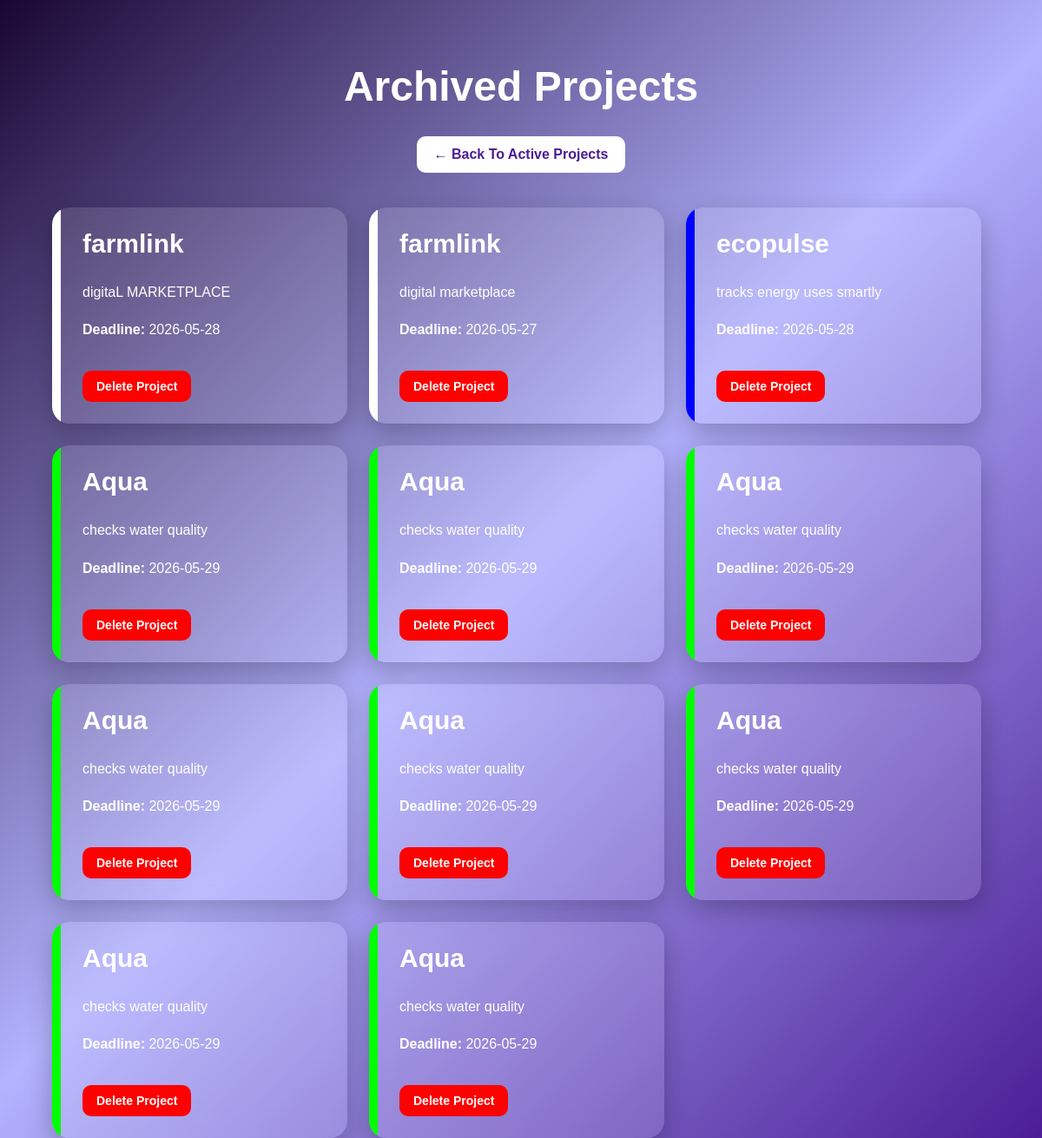
The app's page /TASK2/views/projects/archived_projects.php (signed in) with its own data.
### tables this page shows
CREATE TABLE `projects` (
  `id` int(11) NOT NULL,
  `workspace_id` int(11) DEFAULT NULL,
  `name` varchar(100) DEFAULT NULL,
  `description` text DEFAULT NULL,
  `deadline` date DEFAULT NULL,
  `color_label` varchar(20) DEFAULT NULL,
  `is_archived` tinyint(4) DEFAULT 0,
  `created_at` timestamp NOT NULL DEFAULT current_timestamp()
);

### TASK2/models/ProjectModel.php (called while the page is built, shortened)
<?php
require_once(__DIR__ . "/../config/database.php");
class ProjectModel
{
    public function getArchivedProjects()
    {
        global $conn;
        $sql = "SELECT *
                FROM projects
                WHERE is_archived = 1";
        return $conn->query($sql);
    }
}
?>

### TASK2/views/projects/archived_projects.php (the view, shortened to what this page needs)
<?php
require_once __DIR__ . '/../../includes/init.php';
require_once __DIR__ . '/../../models/ProjectModel.php';
$model = new ProjectModel();
$projects = $model->getArchivedProjects();
?>
<!DOCTYPE html>
<html>
<head>
    <link rel="stylesheet"
    href="../../assets/css/style.css">
</head>
<body>
<div class="page-container">
    <div style="width:100%; max-width:1300px;">
        <h1 style="text-align:center;">
            Archived Projects
        </h1>
        <div style="text-align:center; margin-bottom:40px;">
            <a
            href="project_list.php"
            style="
            background:white;
            color:#4b1d95;
            padding:12px 20px;
            border-radius:10px;
            display:inline-block;
            font-weight:bold;
            ">
                ← Back To Active Projects
            </a>
        </div>
        <div class="project-container">
<?php
while($row = $projects->fetch_assoc())
{
?>
            <div class="project-card">
                <div
                style="
                padding:25px;
                border-left:10px solid <?php echo $row['color_label']; ?>;
                ">
                    <h2>
                        <?php echo $row['name']; ?>
                    </h2>
                    <p>
                        <?php echo $row['description']; ?>
                    </p>
                    <p>
                        <strong>Deadline:</strong>
                        <?php echo $row['deadline']; ?>
                    </p>
                    <br>
                    <a
                    href="../../controllers/ProjectController.php?delete=<?php echo $row['id']; ?>"
                    onclick="return confirm('Are you sure you want to delete this project?')"
                    style="
                    background:red;
                    color:white;
                    padding:10px 16px;
                    border-radius:10px;
                    display:inline-block;
                    font-size:14px;
                    font-weight:bold;
                    ">
                        Delete Project
                    </a>
                </div>
            </div>
<?php
}
?>
        </div>
    </div>
</div>
</body>
</html>

### TASK2/assets/css/style.css (style rules this page uses)
body { margin:0; padding:0; font-family: Arial, sans-serif; background: linear-gradient( 135deg, #1a0633, #b3b3ff, #4b1d95 ); min-height:100vh; color:white; }
.page-container { width:100%; min-height:100vh; display:flex; justify-content:center; align-items:center; flex-direction:column; }
h1 { font-size:48px; margin-bottom:30px; }
a { color:white; text-decoration:none; font-weight:bold; }
.project-container { display:flex; flex-wrap:wrap; gap:25px; }
.project-card { width:340px; overflow:hidden; background: rgba(255,255,255,0.12); backdrop-filter: blur(12px); border-radius:20px; box-shadow: 0px 10px 30px rgba(0,0,0,0.25); transition:0.3s; }
.project-card h2 { margin-top:0; font-size:30px; }
.project-card p { line-height:1.7; }
.page-container { width: 90%; max-width: 1200px; margin: auto; display: flex; justify-content: center; align-items: flex-start; min-height: 100vh; padding-top: 40px; }

### records on screen
projects: name "farmlink", description "digitaL MARKETPLACE", deadline "2026-05-28"
projects: name "farmlink", description "digital marketplace", deadline "2026-05-27"
projects: name "ecopulse", description "tracks energy uses smartly", deadline "2026-05-28"
projects: name "Aqua", description "checks water quality", deadline "2026-05-29"
projects: name "Aqua", description "checks water quality", deadline "2026-05-29"
projects: name "Aqua", description "checks water quality", deadline "2026-05-29"
projects: name "Aqua", description "checks water quality", deadline "2026-05-29"
projects: name "Aqua", description "checks water quality", deadline "2026-05-29"
projects: name "Aqua", description "checks water quality", deadline "2026-05-29"
projects: name "Aqua", description "checks water quality", deadline "2026-05-29"
projects: name "Aqua", description "checks water quality", deadline "2026-05-29"
